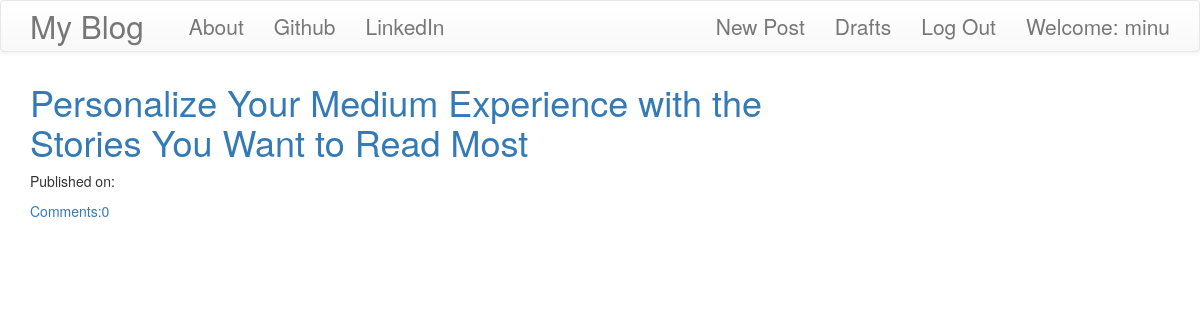
Page /drafts/ (signed in) on the committed database.
### blog/models.py (models this page shows, shortened)
class Post(models.Model):
	author = models.ForeignKey('auth.User',on_delete = models.CASCADE,)
	title = models.CharField(max_length=200)
	text = models.TextField()
	create_date = models.DateTimeField(default=timezone.now)
	published_date= models.DateTimeField()
	def approve_comments(self):
		return self.comments.filter(approved_comment=True)

### blog/views.py (the view)
# urls.py: url(r'^drafts/$',views.DraftViewList.as_view(),name='post_draft_list'),
class DraftViewList(LoginRequiredMixin,ListView):
	login_url = '/login/'
	redirect_field_name = 'blog/post_list.html'
	model = Post
	def get_queryset(self):
		return Post.objects.filter(published_date__isnull = 'True').order_by('create_date')

### blog/templates/blog/post_list.html
{% extends "blog/base.html" %}
{% block content %}
<div class="centerstage">
	{% for post in post_list %}
	<div class="post">
		<h1><a href="{% url 'post_detail' pk=post.pk %}">{{ post.title }}</a></h1>
		<div class="date">
			<p>Published on: {{ post.published|date:"D M Y" }}</p>
		</div>
		<a href="{% url 'post_detail' pk=post.pk %}">Comments:{{ post.approve_comments.count }}</a>
	</div>
	{% endfor %}
</div>
{% endblock %}

### blog/templates/blog/base.html (shortened to what this page needs)
<!DOCTYPE html>
{% load staticfiles %}
<html>
<head>
<link rel="stylesheet" href="https://maxcdn.bootstrapcdn.com/bootstrap/3.3.7/css/bootstrap.min.css">
<link rel="stylesheet" href="https://maxcdn.bootstrapcdn.com/bootstrap/3.3.7/css/bootstrap-theme.min.css">
<link rel="stylesheet" href="//cdn.jsdelivr.net/npm/medium-editor@latest/dist/css/medium-editor.min.css" type="text/css" media="screen" charset="utf-8">
<link rel="stylesheet" href="{% static "css/blog.css" %}">
</head>
<body>
<nav class="navbar navbar-default techfont custom-navbar">
	<div class="container">
		<ul class="nav navbar-nav">
			<li><a class="navbar-brand bigbrand" href="{% url 'post_list' %}"> My Blog</li>
			<li><a href="{% url 'about' %}">About</a></li>
			<li><a href="https://github.com/minukumari">Github</a></li>
			<li><a href="https://www.linkedin.com/in/minu-kumari-55356313a/">LinkedIn</a></li>
		</ul>
		<ul class="nav navbar-nav navbar-right">
			{% if user.is_authenticated %}
			<li>
				<a href="{% url 'post_new' %}">New Post</a>
			</li>
			<li>
				<a href="{% url 'post_draft_list' %}">Drafts</a>
			</li>
			<li>
				<a href="{% url 'logout' %}"> Log Out</a>
			</li>
			<li>
				<a>Welcome: {{user.username}}</a>
			</li>
			{% else %}
			<li>
				<a class="nav navbar-right" href="{% url 'login' %}"><span class="glyphicon glyphicon-user"></span></a>
			</li>
			{% endif %}
		</ul>
	</div>
</nav>
<div class="content container">
	<div class="row">
		<div class="col-md-8">
			<div class="blog_posts">
				{% block content %}
				{% endblock %}
			</div>
		</div>
	</div>
</div>
</body>
</html>

### blog/static/css/blog.css (style rules this page uses)
.techfont { font: 'Russo One',sans-serif; font-size: 1.5em; margin-bottom: 10px; }
.bigbrand { font-size: 1.5em; }
.centerstage { margin-left: auto; margin-right: auto; }

### rows in the picture
Post: title "Personalize Your Medium Experience with the Stories You Want to Read Most", approve_comments.count "0"

### other values in the picture
{{ user.username }} "minu"
